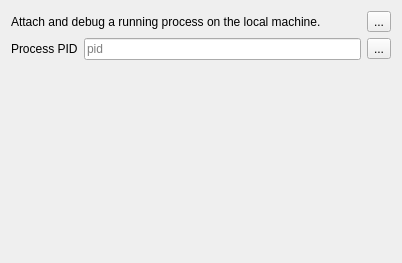
          <widget class="QWidget" name="attachTab">
           <attribute name="title">
            <string>Attach</string>
           </attribute>
           <layout class="QGridLayout" name="gridLayout_2">
            <item row="0" column="0">
             <layout class="QHBoxLayout" name="horizontalLayout_9">
              <item>
               <widget class="QLabel" name="label_4">
                <property name="text">
                 <string>Attach and debug a running process on the local machine.</string>
                </property>
               </widget>
              </item>
              <item>
               <spacer name="horizontalSpacer_4">
                <property name="orientation">
                 <enum>Qt::Horizontal</enum>
                </property>
                <property name="sizeHint" stdset="0">
                 <size>
                  <width>40</width>
                  <height>20</height>
                 </size>
                </property>
               </spacer>
              </item>
              <item>
               <widget class="QToolButton" name="helpAttachToolButton">
                <property name="toolTip">
                 <string>Help for Attach launch method.</string>
                </property>
                <property name="text">
                 <string>...</string>
                </property>
                <property name="icon">
                 <iconset resource="resource.qrc">
                  <normaloff>:/seer/resources/RelaxLightIcons/help-about.svg</normaloff>:/seer/resources/RelaxLightIcons/help-about.svg</iconset>
                </property>
               </widget>
              </item>
             </layout>
            </item>
            <item row="1" column="0">
             <layout class="QHBoxLayout" name="horizontalLayout_12">
              <item>
               <widget class="QLabel" name="attachProgramPidLabel">
                <property name="text">
                 <string>Process PID</string>
                </property>
               </widget>
              </item>
              <item>
               <widget class="QLineEdit" name="attachProgramPidLineEdit">
                <property name="sizePolicy">
                 <sizepolicy hsizetype="Expanding" vsizetype="Fixed">
                  <horstretch>100</horstretch>
                  <verstretch>0</verstretch>
                 </sizepolicy>
                </property>
                <property name="toolTip">
                 <string>The process pid.</string>
                </property>
                <property name="inputMask">
                 <string>9999999</string>
                </property>
                <property name="placeholderText">
                 <string>pid</string>
                </property>
                <property name="clearButtonEnabled">
                 <bool>true</bool>
                </property>
               </widget>
              </item>
              <item>
               <widget class="QToolButton" name="attachProgramPidToolButton">
                <property name="toolTip">
                 <string>Open a dialog to select a pid on the local system.</string>
                </property>
                <property name="text">
                 <string>...</string>
                </property>
               </widget>
              </item>
             </layout>
            </item>
            <item row="2" column="0">
             <spacer name="verticalSpacer_3">
              <property name="orientation">
               <enum>Qt::Vertical</enum>
              </property>
              <property name="sizeHint" stdset="0">
               <size>
                <width>20</width>
                <height>192</height>
               </size>
              </property>
             </spacer>
            </item>
           </layout>
          </widget>
